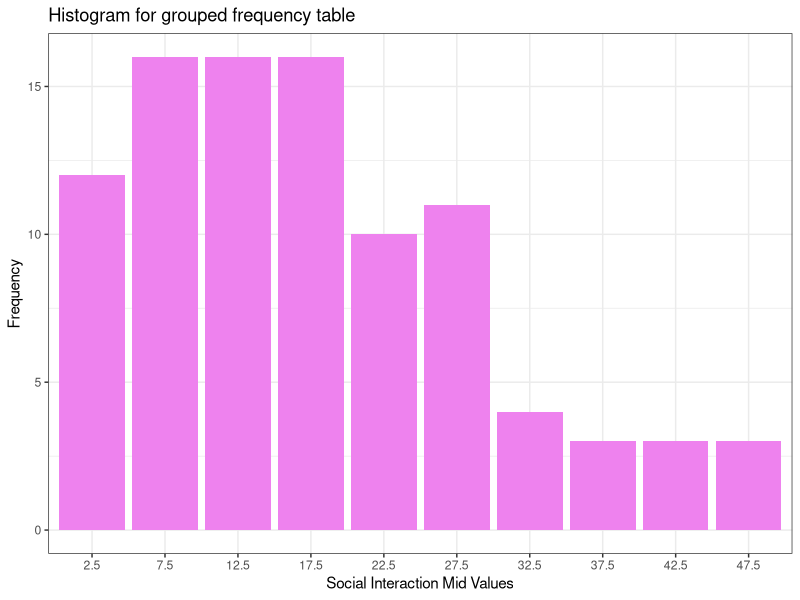

Generate this figure with R:
# Page no. : 12

social_interaction <- c(48, 15, 33, 3, 21, 19, 17, 16, 44, 25, 30, 3, 5, 9, 35, 32, 26, 13, 14,
                        14, 47, 47, 18, 11, 5, 19, 24, 17, 6, 25, 8, 18, 29, 1, 18, 22, 3, 22, 
                        29, 2, 6, 10, 29, 10, 29, 21, 38, 41, 16, 17, 8, 40, 8, 10, 18, 7, 4, 4, 
                        8, 11, 3, 23, 10, 19, 21, 13, 12, 10, 4, 17, 11, 21, 9, 8, 7, 5, 3, 22, 
                        14, 25, 4, 11, 10, 18, 1, 28, 27, 19, 24, 35, 9, 30, 8, 26)

breaks <- seq(0, 50, by = 5)

mid_values <- seq(0+5/2,50-5/2, 5)

social.interaction <- cut(social_interaction, breaks, right = F)

grouped_frequency_table <- data.frame(table(social.interaction))
grouped_frequency_table$social_interacton_mid <- mid_values

View(grouped_frequency_table)

library(ggplot2)

ggplot(data = grouped_frequency_table, aes(x = factor(social_interacton_mid), y = Freq)) +
  geom_bar(stat = "identity", fill = "violet") +
  labs(title = "Histogram for grouped frequency table", x = "Social Interaction Mid Values",
       y = "Frequency") + 
  theme_bw()
